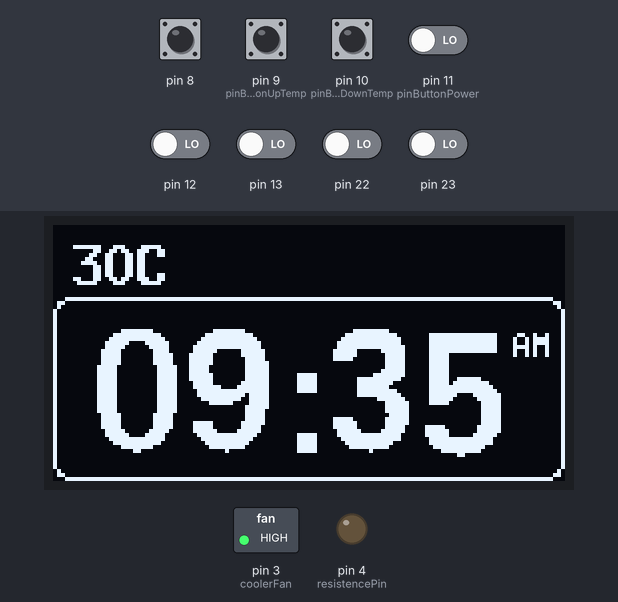
This sketch was run on a simulated Arduino Uno, built with avr-gcc and run on an emulated ATmega328P. Parts: 128×64 one-colour display, switched loads named in the sketch (green lamp = pin HIGH), output pins drawn as LEDs (lit = HIGH). The test bench sets the inputs (shaded band); at power-on: pin 8, pin 9 (pinButtonUpTemp), pin 10 (pinButtonDownTemp) HIGH, pin 11 (pinButtonPower), pin 12, pin 13, pin 22, pin 23 LOW. What the sketch prints to the serial monitor is not drawn.

Above: at 1.2 s.
1.3 s: pin 9 (pinButtonUpTemp) pulled LOW for 0.15 s
At 2.9 s:
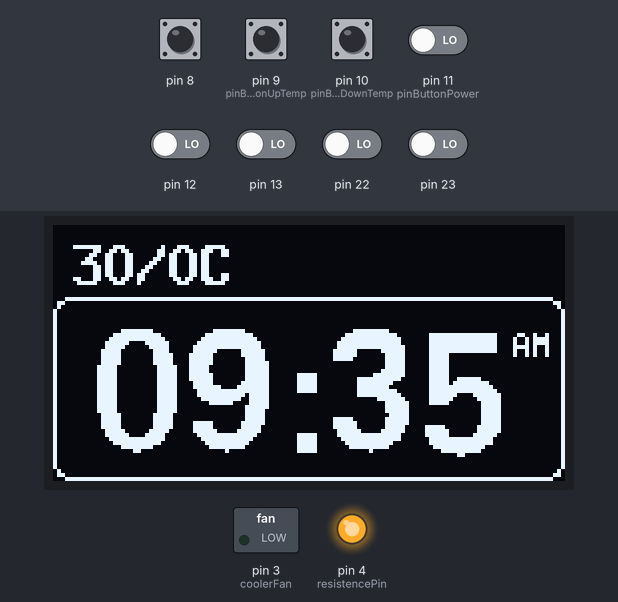
3.5 s: pin 9 (pinButtonUpTemp) pulled LOW for 0.15 s
At 3.87 s:
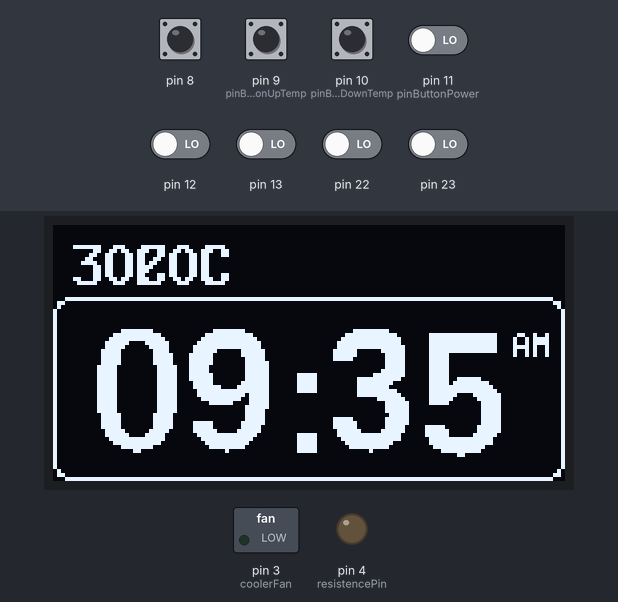
4.2 s: pin 8 pulled LOW for 0.15 s
At 4.62 s:
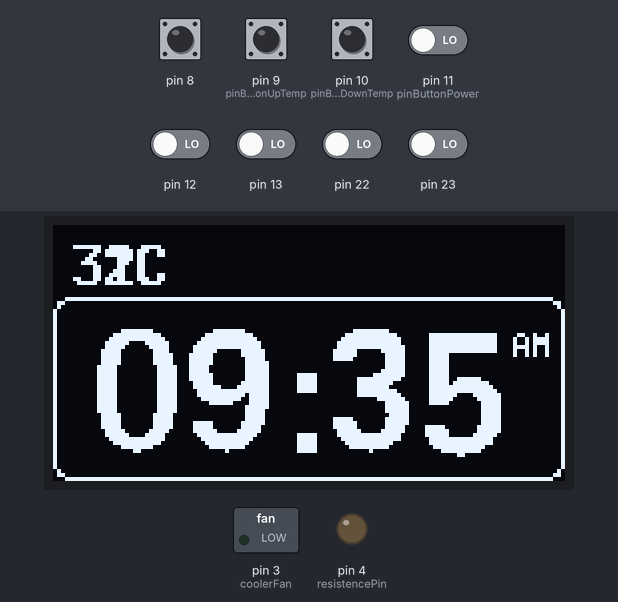
6.2 s: pin 10 (pinButtonDownTemp) pulled LOW for 0.15 s
At 6.63 s:
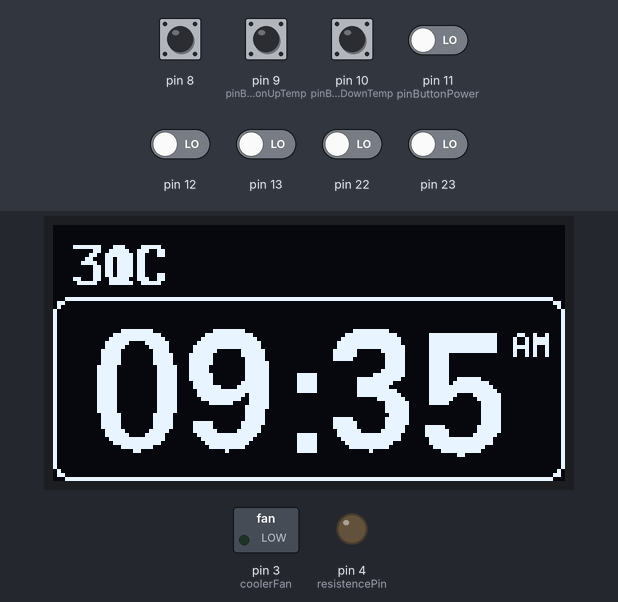
8.2 s: pin 8 pulled LOW for 1 s
At 10.8 s:
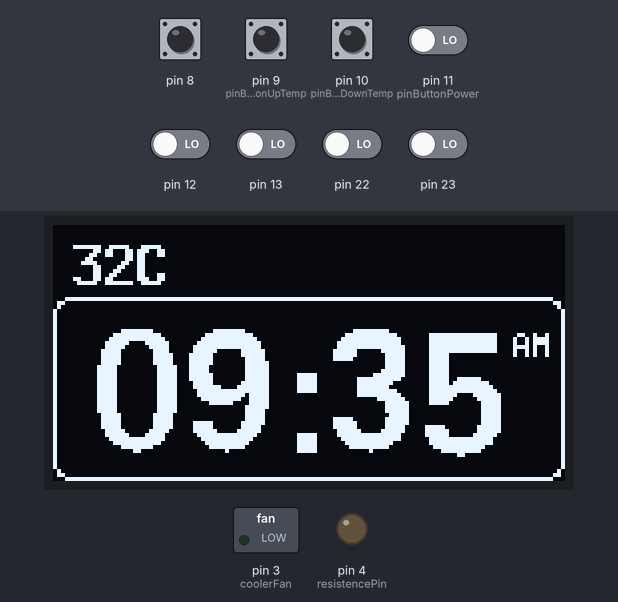
Timing chart, 0 to 11.7 s (numbered marks = the images above; inputs shaded):
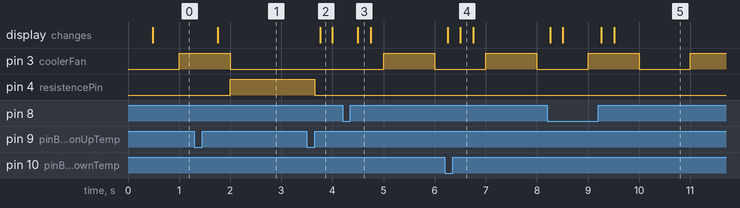

The sketch:

Controle_de_forno.ino
```cpp
#include <DHT.h>
#include "U8glib.h"

#define coolerFan 3
#define resistencePin 4
#define pinButtonUpTemp 9
#define pinButtonDownTemp 10
#define pinButtonPower 11
#define DHT11PIN 7

int led = HIGH;
bool isActivated = false;
volatile int targetTemperature = 30;
int actualTemperature = 0;
long contador = 0;
volatile uint8_t portbHistory = 0xFF; // padrão é alto por causa do pull-up
U8GLIB_SSD1306_128X64 u8g(U8G_I2C_OPT_NO_ACK);  // Display which does not send AC

void setup() {
  cli();//stop interrupts
  TCCR1A = 0;// set entire TCCR1A register to 0
  TCCR1B = 0;// same for TCCR1B
  TCNT1  = 0;//initialize counter value to 0
  // set compare match register for 1hz increments
  OCR1A = 15625;// = (16*10^6) / (1*1024) - 1 (must be <65536)
  // turn on CTC mode
  TCCR1B |= (1 << WGM12);
  // Set CS12 and CS10 bits for 1024 prescaler
  TCCR1B |= (1 << CS12) | (1 << CS10);
  // enable timer compare interrupt
  TIMSK1 |= (1 << OCIE1A);

  // limpa os pinos PB0, PB1, PB2 (D8,D9,D10 na placa do arduino)
  DDRB &= ~((1 << DDB0) | (1 << DDB1) | (1 << DDB2));
  // PB0,PB1,PB2 (PCINT0, PCINT1, PCINT2) agora são entradas

  PORTB |= ((1 << PORTB0) | (1 << PORTB1) | (1 << PORTB2)); // Ativa o Pull-up
  // PB0, PB1 e PB2 agora são entradas com pull-up habilitado

  PCICR |= (1 << PCIE0); // aciona PCIE0 para habilitar o scanneamento do PCMSK0
  PCMSK0 |= (1 << PCINT0) | (1 << PCINT1) | (1 << PCINT2); // aciona PCINT0 to trigger an interrupt on state change
  sei(); // turn on interrupts
  Serial.begin(9600);
  pinMode(coolerFan, OUTPUT);
  pinMode(resistencePin, OUTPUT);
  contador = millis();
  Serial.println("START");
}

void loop() {
  if(millis() - contador >250){
    contador = millis();
    Serial.print("Temp Target: ");
    Serial.println(targetTemperature);
    u8g.firstPage();
    do
    {
      draw();
    } while( u8g.nextPage() );
  }
}

ISR(TIMER1_COMPA_vect){
  led = led == LOW ? HIGH : LOW;
  digitalWrite(coolerFan, led);
  if (isActivated) {
    if (actualTemperature < targetTemperature) {
      digitalWrite(coolerFan, LOW); //desliga o cooler
      digitalWrite(resistencePin, HIGH); //aciona a resistencia de aquecimento
    } else if (actualTemperature > targetTemperature) {
      digitalWrite(coolerFan, HIGH); //liga o cooler
      digitalWrite(resistencePin, LOW); //desliga a resistencia de aquecimento
    } else {
      digitalWrite(coolerFan, LOW); //desliga o cooler
      digitalWrite(resistencePin, LOW); //desliga a resistencia de aquecimento
    }
  }
}

ISR(PCINT0_vect) {
  uint8_t changedbits;

  changedbits = PINB ^ portbHistory; //detecta quem mudou
  portbHistory = PINB; //salva qual o ultimo estado de cada pino
  if (changedbits & (1 << PINB0)) {
    targetTemperature++;
  }

  if (changedbits & (1 << PINB1)&& PINB & (1<<PINB1)) {
    isActivated = !isActivated;
    if (!isActivated) {
      digitalWrite(coolerFan, LOW); //desliga o cooler
      digitalWrite(resistencePin, LOW); //desliga a resistencia de aquecimento
    }
  }

  if (changedbits & (1 << PINB2)) {
    targetTemperature--;
  }
}

void draw()
{
  //Comandos graficos para o display devem ser colocados aqui
  //Seleciona a fonte de texto
  u8g.setFont(u8g_font_8x13B);
  //Linha superior - temperatura
  String tempTarget = String(targetTemperature, DEC);
  if(isActivated){
    tempTarget += "/";
    tempTarget += String(actualTemperature, DEC);
  }
  tempTarget += "C";
  u8g.drawStr( 5, 15, tempTarget.c_str());
  //Hora
  u8g.setFont(u8g_font_fub30);
  u8g.drawStr( 10, 57, "09:35");
  //Texto - AM
  u8g.setFont(u8g_font_5x7);
  u8g.drawStr( 115, 33, "AM");
  //moldura relogio
  u8g.drawRFrame(0,18, 128, 46, 4);
}
```

Measured:
- after the input at 1.3 s, pin 3 (coolerFan): goes on until 2.0 s, then stays LOW; pin 4 (resistencePin): LOW → HIGH after 0.70 s; the display: changes after 0.46 s (image 1)
- after the input at 3.5 s, pin 4 (resistencePin): HIGH → LOW after 0.15 s; the display: changes after 0.26 s (image 2)
- after the input at 4.2 s, the display: changes after 0.29 s (image 3)
- after the input at 6.2 s, the display: first changes after 0.05 s (image 4 shows a later state)
- after the input at 8.2 s, the display: first changes after 0.06 s (image 5 shows a later state)
